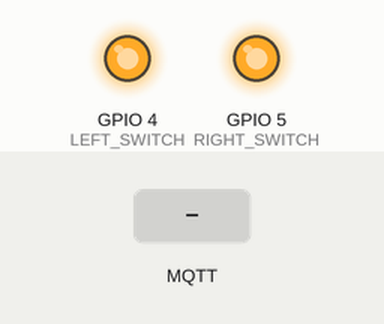
Simulated run of this sketch. Board: ESP8266 (NodeMCU). On the bench: output pins drawn as LEDs (lit = HIGH). Inputs (shaded band) come from the test bench. WiFi joins after 1.5 s; servers stay silent unless stated; random numbers use the default seed unless the sketch sets one; no MQTT or app messages arrive unless stated; what the sketch prints to the serial monitor is not drawn.

Above: at 2.7 s.
2.8 s: MQTT message "ON" arrives on the first subscribed topic
At 3.2 s:
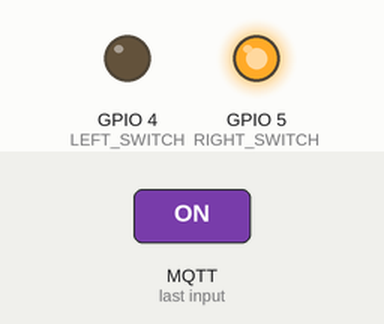
4.8 s: MQTT message "ON" arrives on the second subscribed topic
At 5.2 s:
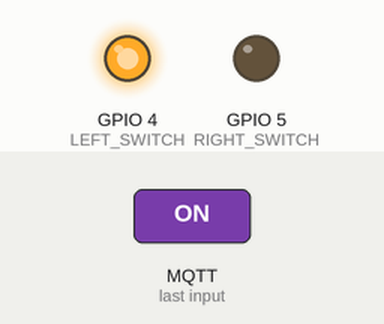
Timing chart, 0 to 7.8 s (numbered marks = the images above; inputs shaded):
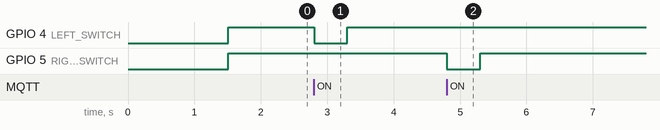

The sketch:

Relay_renew.ino
```cpp
#include <ESP8266WiFi.h>
#include <PubSubClient.h>

const char* ssid = "XXX";
const char* password = "XXX";
const char* mqtt_server = "192.168.0.XXX";


#define LEFT_SWITCH 4
const char* leftControlTopic = "urgn/switch/left/control";
const char* leftStateTopic = "urgn/switch/left/state";

#define RIGHT_SWITCH 5
const char* rightControlTopic = "urgn/switch/right/control";
const char* rightStateTopic = "urgn/switch/right/state";

WiFiClient espClient;
PubSubClient client(espClient);

void setupWiFi() {
  delay(10);
  Serial.println(); Serial.print("Connecting to "); Serial.println(ssid);

  WiFi.begin(ssid, password);

  while (WiFi.status() != WL_CONNECTED) {
    delay(500); Serial.print(".");
  }

  randomSeed(micros());

  Serial.println("");
  Serial.println("WiFi connected");
  Serial.println("IP address: ");
  Serial.println(WiFi.localIP());
}

void reconnectMQTT() {

  while (!client.connected()) {
    Serial.print("Attempting MQTT connection...");
    // Create a random client ID
    String clientId = "ESP8266Client-";
    clientId += String(random(0xffff), HEX);

    if (client.connect(clientId.c_str())) {
      Serial.println("connected");

      client.publish("urgn/testOut", "hello world");

      client.subscribe(leftControlTopic);
      client.subscribe(rightControlTopic);
    } else {
      Serial.print("failed, rc=");
      Serial.print(client.state());
      Serial.println(" try again in 5 seconds");

      delay(5000);
    }
  }
}

void publishRelayState(const char* relayTopic, int relayCode) {
  char* message;

  if (digitalRead(relayCode) == HIGH) {
    message = "OFF";
  } else {
    message = "ON";
  }

  client.publish(relayTopic, message);
}

void processRelayCallback(const char* controlTopic, const char* stateTopic, int relayCode, char* topic, char* command) {
    if (strcmp(controlTopic, topic) == 0) {
     if (strcmp(command, "ON") == 0) {
        Serial.println("ON");
        digitalWrite(relayCode, LOW);
        delay(500);
        digitalWrite(relayCode, HIGH);
        publishRelayState(stateTopic, relayCode);
     } else {
         Serial.println("Unknown command");
     }
  }
}

void callback(char* topic, byte* payload, unsigned int length) {
  Serial.print("Message arrived [");
  Serial.print(topic);
  Serial.print("] ");
  payload[length] = '\0';
  char *cstring = (char *) payload;
  Serial.print(cstring);
  Serial.println();

  processRelayCallback(leftControlTopic, leftStateTopic, LEFT_SWITCH, topic, cstring);
  processRelayCallback(rightControlTopic, rightStateTopic, RIGHT_SWITCH, topic, cstring);
}

void setup() {
  pinMode(LEFT_SWITCH, OUTPUT);
  pinMode(RIGHT_SWITCH, OUTPUT);

  Serial.begin(9600);

  setupWiFi();
  client.setServer(mqtt_server, 1883);
  client.setCallback(callback);

  digitalWrite(LEFT_SWITCH, HIGH);
  digitalWrite(RIGHT_SWITCH, HIGH);
}


void loop() {
  if (!client.connected()) {
    reconnectMQTT();
  }
  client.loop();


}
```

Measured:
- after the input at 2.8 s, GPIO 4 (LEFT_SWITCH): HIGH → LOW at once, → HIGH 0.50 s later
- after the input at 4.8 s, GPIO 5 (RIGHT_SWITCH): HIGH → LOW at once, → HIGH 0.50 s later
